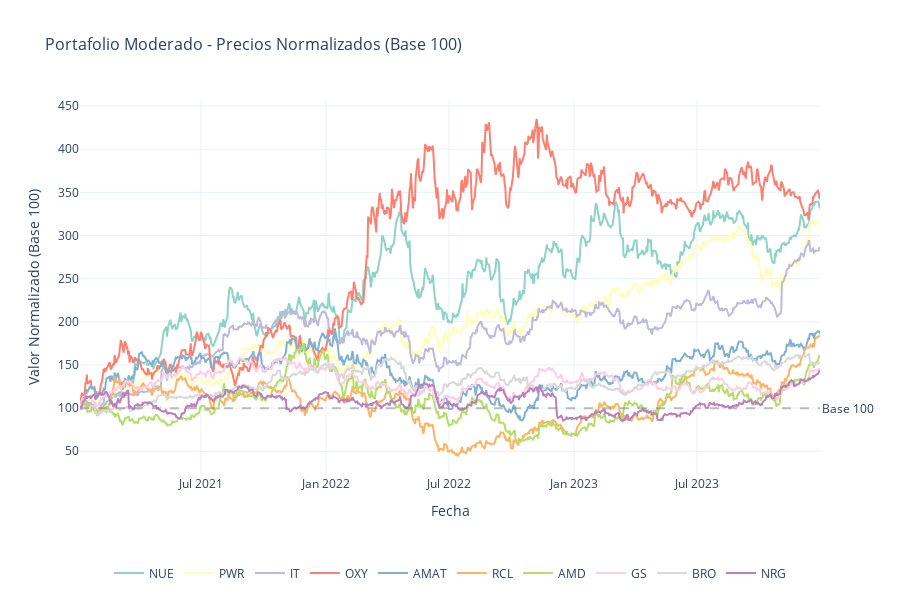

The cell this chart's notebook holds for it:
### Markdown cell above
## 6.1 Generar Portafolio para Análisis

Esta celda genera el portafolio basado en el perfil seleccionado en el widget anterior. Este portafolio se utilizará en las secciones de backtesting y análisis posteriores.

### Code cell
# Tomar el perfil seleccionado del dropdown
perfil = perfil_dropdown.value

print(f"🎯 Perfil seleccionado: {perfil}")
print(f"📝 {PERFILES_INVERSION[perfil]['descripcion']}")
print(f"\n📊 FÓRMULA DE SELECCIÓN: Score Momentum (CORREGIDA)")
print(f"   0.35×Return + 0.30×Momentum_6m + 0.15×Sharpe + 0.20×Beta")
print(f"   ⚠️ Beta alto ahora es POSITIVO (amplifica ganancias en mercados alcistas)\n")

# Seleccionar portafolio
portafolio_actual = seleccionar_portafolio(perfil, df_segmentacion)

# Mostrar resumen
mostrar_resumen_portafolio(portafolio_actual, perfil)

# Obtener tickers
tickers = portafolio_actual['ticker'].tolist()

# Graficar precios normalizados
print(f"\n{'='*70}")
print("📈 EVOLUCIÓN DE PRECIOS NORMALIZADOS")
print(f"{'='*70}")

fig = graficar_precios_normalizados(
    tickers, 
    df_precios, 
    f"Portafolio {perfil} - Precios Normalizados (Base 100)"
)

if fig:
    fig.show()

### Figure 1 — Plotly figure (JSON) as saved in the notebook; plotly's stock layout.template omitted (floating-point values rounded to 4 significant figures; data arrays with more than 128 entries replaced by an {"elided": "..."} marker saying what was removed)
{"data": [{"hovertemplate": "NUE<br>Fecha: %{x}<br>Valor: %{y:.2f}<extra></extra>", "line": {"color": "rgb(141,211,199)", "width": 2}, "mode": "lines", "name": "NUE", "type": "scatter", "x": {"elided": "753 str values"}, "y": {"elided": "753 float values"}}, {"hovertemplate": "PWR<br>Fecha: %{x}<br>Valor: %{y:.2f}<extra></extra>", "line": {"color": "rgb(255,255,179)", "width": 2}, "mode": "lines", "name": "PWR", "type": "scatter", "x": {"elided": "753 str values"}, "y": {"elided": "753 float values"}}, {"hovertemplate": "IT<br>Fecha: %{x}<br>Valor: %{y:.2f}<extra></extra>", "line": {"color": "rgb(190,186,218)", "width": 2}, "mode": "lines", "name": "IT", "type": "scatter", "x": {"elided": "753 str values"}, "y": {"elided": "753 float values"}}, {"hovertemplate": "OXY<br>Fecha: %{x}<br>Valor: %{y:.2f}<extra></extra>", "line": {"color": "rgb(251,128,114)", "width": 2}, "mode": "lines", "name": "OXY", "type": "scatter", "x": {"elided": "753 str values"}, "y": {"elided": "753 float values"}}, {"hovertemplate": "AMAT<br>Fecha: %{x}<br>Valor: %{y:.2f}<extra></extra>", "line": {"color": "rgb(128,177,211)", "width": 2}, "mode": "lines", "name": "AMAT", "type": "scatter", "x": {"elided": "753 str values"}, "y": {"elided": "753 float values"}}, {"hovertemplate": "RCL<br>Fecha: %{x}<br>Valor: %{y:.2f}<extra></extra>", "line": {"color": "rgb(253,180,98)", "width": 2}, "mode": "lines", "name": "RCL", "type": "scatter", "x": {"elided": "753 str values"}, "y": {"elided": "753 float values"}}, {"hovertemplate": "AMD<br>Fecha: %{x}<br>Valor: %{y:.2f}<extra></extra>", "line": {"color": "rgb(179,222,105)", "width": 2}, "mode": "lines", "name": "AMD", "type": "scatter", "x": {"elided": "753 str values"}, "y": {"elided": "753 float values"}}, {"hovertemplate": "GS<br>Fecha: %{x}<br>Valor: %{y:.2f}<extra></extra>", "line": {"color": "rgb(252,205,229)", "width": 2}, "mode": "lines", "name": "GS", "type": "scatter", "x": {"elided": "753 str values"}, "y": {"elided": "753 float values"}}, {"hovertemplate": "BRO<br>Fecha: %{x}<br>Valor: %{y:.2f}<extra></extra>", "line": {"color": "rgb(217,217,217)", "width": 2}, "mode": "lines", "name": "BRO", "type": "scatter", "x": {"elided": "753 str values"}, "y": {"elided": "753 float values"}}, {"hovertemplate": "NRG<br>Fecha: %{x}<br>Valor: %{y:.2f}<extra></extra>", "line": {"color": "rgb(188,128,189)", "width": 2}, "mode": "lines", "name": "NRG", "type": "scatter", "x": {"elided": "753 str values"}, "y": {"elided": "753 float values"}}], "layout": {"annotations": [{"showarrow": false, "text": "Base 100", "x": 1, "xanchor": "left", "xref": "x domain", "y": 100, "yanchor": "middle", "yref": "y"}], "height": 600, "hovermode": "x unified", "legend": {"orientation": "h", "x": 0.5, "xanchor": "center", "y": -0.3, "yanchor": "bottom"}, "margin": {"b": 100}, "shapes": [{"line": {"color": "gray", "dash": "dash"}, "opacity": 0.5, "type": "line", "x0": 0, "x1": 1, "xref": "x domain", "y0": 100, "y1": 100, "yref": "y"}], "title": {"font": {"size": 16}, "text": "Portafolio Moderado - Precios Normalizados (Base 100)"}, "xaxis": {"title": {"text": "Fecha"}}, "yaxis": {"title": {"text": "Valor Normalizado (Base 100)"}}}}
